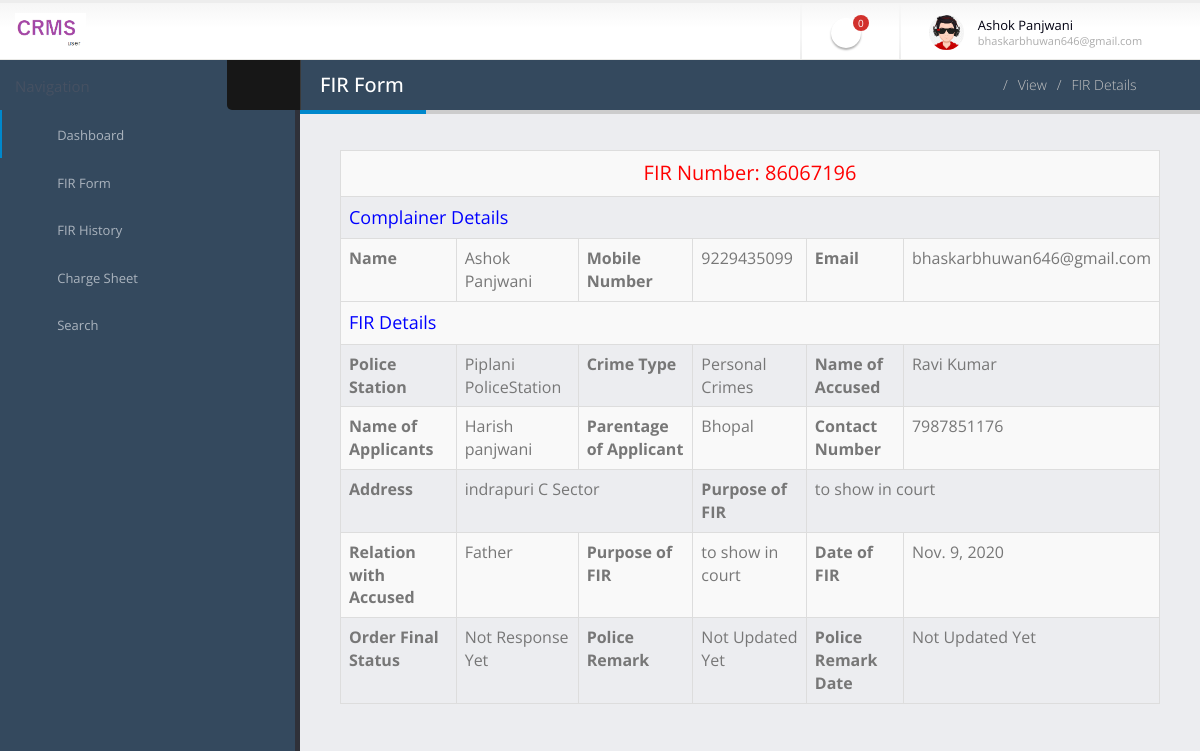
/view_firdetails/1 (signed in), run on the app's committed database.
### crimerecord/models.py (models this page shows, shortened)
class Fir(models.Model):
    firno = models.CharField(max_length=20, blank=True)
    userid = models.ForeignKey(User, on_delete=models.CASCADE, null=True, blank=True)
    policestationid = models.ForeignKey(PoliceStation, on_delete=models.CASCADE, null=True, blank=True)
    crimetype = models.ForeignKey(Category, on_delete=models.CASCADE, null=True, blank=True)
    nameaccused = models.CharField(max_length=150, blank=True)
    nameapplicants = models.CharField(max_length=150, blank=True)
    parentageapplicant = models.CharField(max_length=100, blank=True)
    contactno = models.CharField(max_length=15, null=True, blank=True)
    address = models.CharField(max_length=300, blank=True)
    relationaccused = models.CharField(max_length=100, null=True, blank=True)
    purposeoffir = models.CharField(max_length=200, blank=True)
    dateoffir = models.DateField(blank=True)
    remark = models.CharField(max_length=200,null=True, blank=True)
    status = models.CharField(max_length=20,null=True, blank=True)
    remarkdate = models.DateField(null=True, blank=True)
    sectionoflaw = models.CharField(max_length=150,null=True, blank=True)
    investigationofficer = models.CharField(max_length=100,null=True, blank=True)
    investigationdetail = models.CharField(max_length=300,null=True, blank=True)
    chargesheetdate = models.DateField(null=True, blank=True)

class PoliceStation(models.Model):
    policestationname = models.CharField(max_length=150)
    policestationcode = models.CharField(max_length=20)
    creationdate = models.DateTimeField(auto_now_add=True)

class Category(models.Model):
    catname = models.CharField(max_length=100)
    catdes = models.CharField(max_length=300)
    creationdate = models.DateTimeField(auto_now_add=True)

### crimerecord/views.py (the view)
# urls.py: path('view_firdetails/<int:pid>',view_firdetails, name='view_firdetails'),
def view_firdetails(request,pid):
    if not request.user.is_authenticated:
        return redirect('user_login')
    fir = Fir.objects.get(id=pid)
    userid = User.objects.get(id=request.user.id)
    firuser = Fir.objects.filter(status='Accepted', userid=userid)
    firusercount = Fir.objects.filter(status='Accepted', userid=userid).count()
    d = {'fir':fir,'firuser': firuser,'firusercount':firusercount}
    return render(request,'view_firdetails.html',d)

### crimerecord/templates/view_firdetails.html (shortened to what this page needs)
{% load static %}
{% block body %}
<html class="fixed">
	<head>
		<link rel="stylesheet" href="{% static 'user/assets/vendor/bootstrap/css/bootstrap.css' %}" />
		<link rel="stylesheet" href="{% static 'user/assets/vendor/font-awesome/css/font-awesome.css' %}" />
		<link rel="stylesheet" href="{% static 'user/assets/vendor/magnific-popup/magnific-popup.css' %}" />
		<link rel="stylesheet" href="{% static 'user/assets/vendor/bootstrap-datepicker/css/datepicker3.css' %}" />
		<link rel="stylesheet" href="{% static 'user/assets/stylesheets/theme.css' %}" />
		<link rel="stylesheet" href="{% static 'user/assets/stylesheets/skins/default.css' %}" />
		<link rel="stylesheet" href="{% static 'user/assets/stylesheets/theme-custom.css' %}">
	</head>
	<body>
		<section class="body">
		{% include 'headeruser.html' %}
			<div class="inner-wrapper">
				 {% include 'sidebaruser.html' %}
				<section role="main" class="content-body">
					<header class="page-header">
						<h2>FIR Form</h2>
						<div class="right-wrapper pull-right">
							<ol class="breadcrumbs">
								<li>
									<a href="{% url 'user_home' %}">
										<i class="fa fa-home"></i>
									</a>
								</li>
								<li><span>View</span></li>
								<li><span>FIR Details</span></li>
							</ol>
							<a class="sidebar-right-toggle" data-open="sidebar-right"><i class="fa fa-chevron-left"></i></a>
						</div>
					</header>
					<div class="row">
						<div class="col-md-12">
                            <table border="1" class="table table-bordered table-striped table-vcenter js-dataTable-full-pagination">
                            	<tr>
<td colspan="6" style="font-size:20px;color:red;text-align: center;">
 FIR Number: {{fir.firno}}</td></tr>
 <tr>
<td colspan="6" style="font-size:18px;color:blue">
 Complainer Details</td></tr>
                                            <tr>
    <th>Name</th>
    <td>{{fir.userid.first_name}}</td>
     <th>Mobile Number</th>
    <td>{{fir.userid.last_name}}</td>
    <th>Email</th>
    <td>{{fir.userid.username}}</td>
  </tr>
  <tr>
    <tr>
<td colspan="6" style="font-size:18px;color:blue">
 FIR Details</td></tr>
    <th>Police Station</th>
    <td>{{fir.policestationid.policestationname}}</td>
    <th>Crime Type</th>
    <td>{{fir.crimetype.catname}}</td>
    <th>Name of Accused</th>
    <td>{{fir.nameaccused}}</td>
  </tr>
   <tr>
    <th>Name of Applicants</th>
    <td>{{fir.nameapplicants}}</td>
    <th>Parentage of Applicant</th>
    <td>{{fir.parentageapplicant}}</td>
     <th>Contact Number</th>
    <td>{{fir.contactno}}</td>
  </tr>
  <tr>
    <th>Address</th>
    <td colspan="2">{{fir.address}}</td>
    <th>Purpose of FIR</th>
    <td colspan="2">{{fir.purposeoffir}}</td>
  </tr>
  <tr>
    <th>Relation with Accused</th>
    <td>{{fir.relationaccused}}</td>
    <th>Purpose of FIR</th>
    <td>{{fir.purposeoffir}}</td>
    <th>Date of FIR</th>
    <td>{{fir.dateoffir}}</td>
  </tr>
  <tr>
     <th>Order Final Status</th>
    <td>
{% if fir.status == None %}
  Not Response Yet
{% endif %}
     </td>
     <th>Police Remark</th>
   {% if fir.status == None %}
                     <td>Not Updated Yet</td>
{% else %}
      <td>{{fir.status}}
                  </td>
                 {% endif %}
                  <th >Police Remark Date</th>
    {% if fir.status == None %}
                     <td>Not Updated Yet</td>
{% else %}
      <td>{{fir.remarkdate}}
                  </td>
                  {% endif %}
  </tr>
</table>
						</div>
					</div>
				</section>
			</div>
		</section>
	</body>
</html>
{% endblock %}

### crimerecord/templates/headeruser.html (shortened to what this page needs)
  {% load static %}
    <header class="header">
                <div class="logo-container">
                    <a href="{% url 'user_home' %}" class="logo">
                        <img src="{% static 'user/assets/images/logo4.png' %}" height="35" alt="JSOFT Admin" />
                    </a>
                </div>
                <div class="header-right">
                    <span class="separator"></span>
                    <ul class="notifications">
                  <li>
                        <li>
                            <a href="#" class="dropdown-toggle notification-icon" data-toggle="dropdown">
                                <i class="fa fa-bell"></i>
                                <span class="badge">{{firusercount}}</span>
                            </a>
                        </li>
                    </ul>
                    <span class="separator"></span>
                    <div id="userbox" class="userbox">
                        <a href="#" data-toggle="dropdown">
                            <figure class="profile-picture">
                                <img src="{% static 'user/assets/images/avatarboy923.jpg' %}" alt="Joseph Doe" class="img-circle" data-lock-picture="assets/images/!logged-user.jpg" />
                            </figure>
                            <div class="profile-info">
                                <span class="name">{{request.user.first_name}}</span>
                                <span class="role">{{request.user.username}}</span>
                            </div>
                            <i class="fa custom-caret"></i>
                        </a>
                    </div>
                </div>
            </header>

### crimerecord/static/user/assets/stylesheets/skins/default.css (style rules this page uses)
a, .btn-link { color: #0088cc; }
.page-header h2 { border-bottom-color: #0088cc; }
.notifications .notification-menu:before, .notifications .notification-icon:before { border-bottom-color: #0088cc; }

### data on the page
Fir: firno "86067196", userid.first_name "Ashok Panjwani", userid.last_name "9229435099", userid.username "bhaskarbhuwan646@gmail.com", policestationid.policestationname "Piplani PoliceStation", crimetype.catname "Personal Crimes", nameaccused "Ravi Kumar", nameapplicants "Harish panjwani", parentageapplicant "Bhopal", contactno "7987851176", address "indrapuri C Sector", purposeoffir "to show in court", relationaccused "Father", dateoffir "Nov. 9, 2020"

### other printed values
{{ firusercount }} "0"
{{ request.user.first_name }} "Ashok Panjwani"
{{ request.user.username }} "bhaskarbhuwan646@gmail.com"
